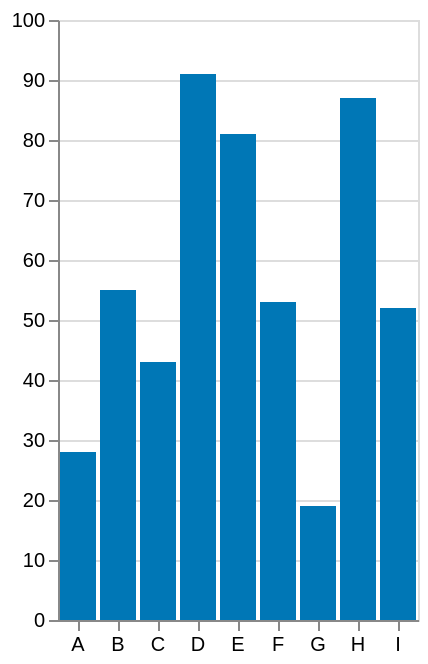

The specification (Vega-Lite) saved for this image:
### Vega-Lite specification from a JSON file in a GitHub repository (floating-point values rounded to 4 significant figures)
{"$schema": "https://vega.github.io/schema/vega-lite/v5.json", "description": "A simple bar chart with embedded data.", "width": "container", "height": "container", "data": {"values": [{"a": "A", "b": 28}, {"a": "B", "b": 55}, {"a": "C", "b": 43}, {"a": "D", "b": 91}, {"a": "E", "b": 81}, {"a": "F", "b": 53}, {"a": "G", "b": 19}, {"a": "H", "b": 87}, {"a": "I", "b": 52}]}, "mark": {"type": "bar", "color": "#0077b6"}, "encoding": {"x": {"field": "a", "type": "nominal", "axis": {"labelAngle": 0}, "title": ""}, "y": {"field": "b", "type": "quantitative", "title": ""}}}
